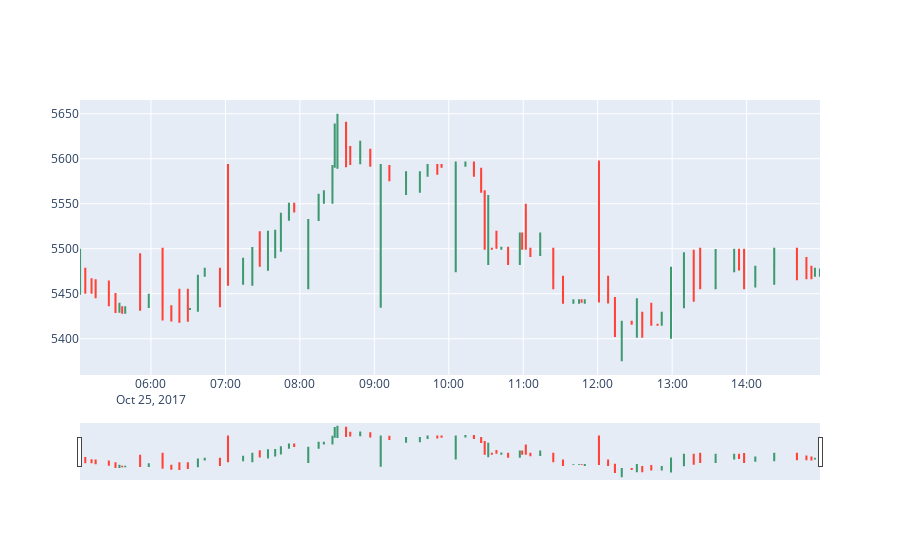

Notebook source saved alongside this figure:
### Code cell
# multiprocess network calls

orderflow = []

#worker method
def get_orderflow(symbol, startTime):
    # startTime = get_timestamp(start)
    return client.get_aggregate_trades(symbol = symbol, startTime = startTime, endTime = startTime+3600000-1)

with concurrent.futures.ThreadPoolExecutor(max_workers=400) as executor:
    result = [executor.submit(get_orderflow, "BTCUSDT", time) for time in times]
    for future in concurrent.futures.as_completed(result):
        orderflow.extend(future.result())

trades = np.array([[float(i["T"]), float(i["p"]), float(i["q"])] for i in orderflow])

bars_arr = generate_volumebars(trades)

bars = gen_bars(bars_arr)

with open('concurrent.json', 'w') as f:
    json.dump(orderflow, f, indent=4)

fig = go.Figure(data=[go.Candlestick(x=bars.index, open=bars['Open'], high=bars['High'], low=bars['Low'], close=bars['Close'])])

fig.show()
